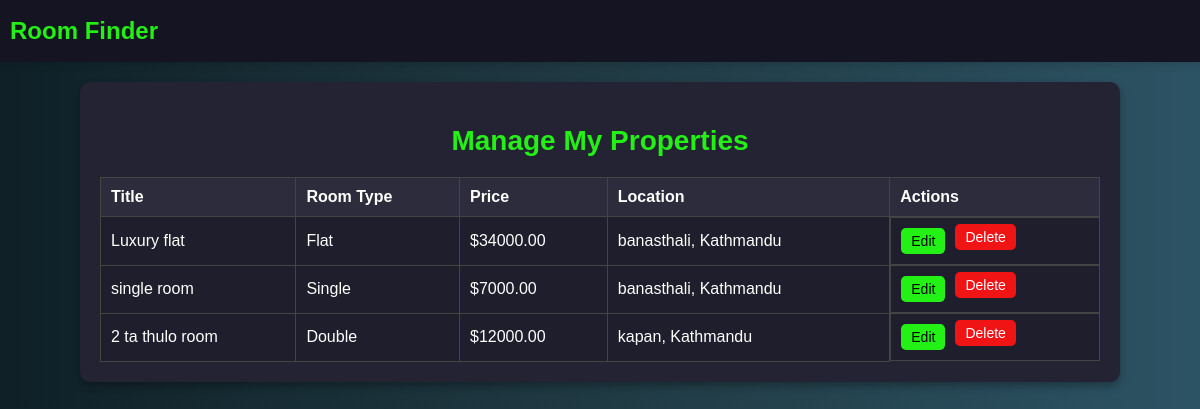
The page /landlord/manage-rooms/ (signed in) on the database as committed earlier.
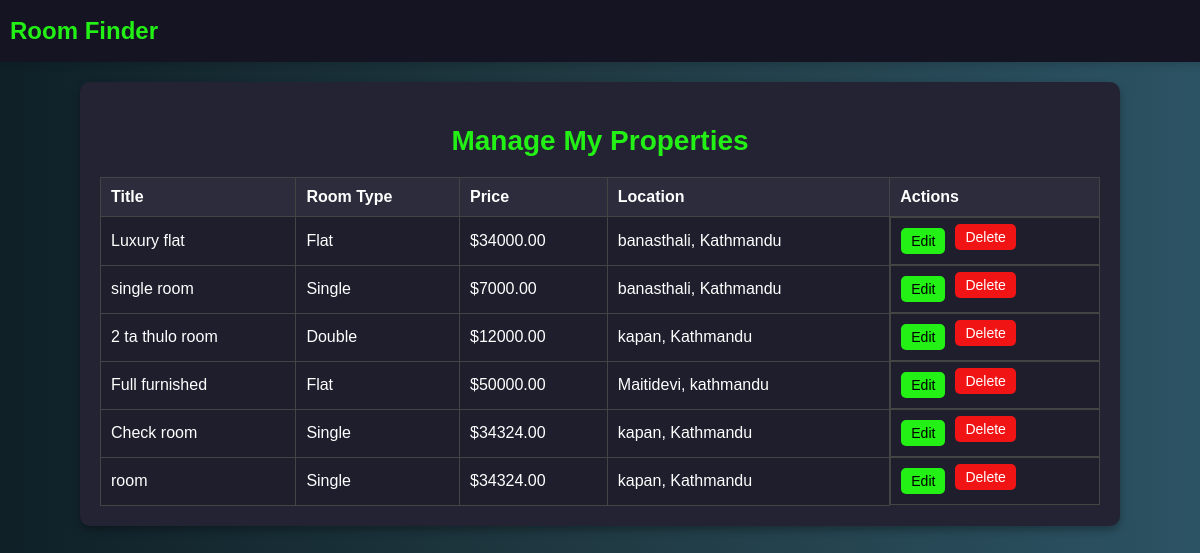
The same page on the database as committed later.
### Landlord/models.py (models this page shows, shortened)
class Room(models.Model):
    ROOM_TYPE = [
        ('Single', 'Single'),
        ('Double', 'Double'),
        ('Flat', 'Flat'),
    ]
    owner = models.ForeignKey(User, on_delete=models.CASCADE, null=True)
    title = models.CharField(max_length=255)
    price = models.DecimalField(max_digits=10, decimal_places=2)
    location = models.CharField(max_length=255)
    description = models.TextField()
    room_type = models.CharField(choices=ROOM_TYPE, max_length=10, null=True, default="Single")
    is_available = models.BooleanField(default=True)
    image = models.ManyToManyField('RoomImage', related_name='rooms')

### Landlord/views.py (the view)
# urls.py: path('manage-rooms/', manage_rooms, name='manage_rooms'),
def manage_rooms(request):
    rooms = Room.objects.filter(owner=request.user)
    return render(request, 'manage_rooms.html', {'rooms': rooms})

### ROOM_FINDER/templates/manage_rooms.html (shortened to what this page needs)
<!DOCTYPE html>
<html lang="en">
<head>
</head>
<body>
    <header>
        <a href="{% url "landlord_home" %}" style="text-decoration:none;">
            <h1>Room Finder</h1>
        </a>
    </header>
    <div class="container">
        <h2>Manage My Properties</h2>
        {% if rooms %}
            <table>
                <thead>
                    <tr>
                        <th>Title</th>
                        <th>Room Type</th>
                        <th>Price</th>
                        <th>Location</th>
                        <th>Actions</th>
                    </tr>
                </thead>
                <tbody>
                    {% for room in rooms %}
                        <tr>
                            <td>{{ room.title }}</td>
                            <td>{{ room.room_type }}</td>
                            <td>${{ room.price }}</td>
                            <td>{{ room.location }}</td>
                            <td class="actions">
                                <a href="{% url 'edit_room' room.id %}" class="edit">Edit</a>
                                <form method="POST" action="{% url 'delete_room' room.id %}" style="display: inline;">
                                    <a href="#" class="delete" onclick="this.closest('form').submit(); return confirm('Are you sure you want to delete this room?');">Delete</a>
                                </form>
                            </td>
                        </tr>
                    {% endfor %}
                </tbody>
            </table>
        {% else %}
            <p>No properties listed yet.</p>
        {% endif %}
    </div>
</body>
</html>

### ROOM_FINDER/templates/manage_rooms.html (style rules this page uses)
body { font-family: 'Arial', sans-serif; background: linear-gradient(to right, #0f2027, #203a43, #2c5364); color: white; margin: 0; padding: 0; }
header { width: 100%; background: #141423; box-shadow: 0 4px 6px rgba(0, 0, 0, 0.1); display: flex; justify-content: space-between; align-items: center; padding:1px 10px; position: sticky; top: 0; z-index: 10; }
header h1 { color: #23f014; font-size: 24px; }
.container { max-width: 1000px; margin: 20px auto; background: #232334; padding: 20px; border-radius: 10px; box-shadow: 0 4px 8px rgba(0, 0, 0, 0.3); }
h2 { text-align: center; color: #23f014; font-size: 28px; margin-bottom: 20px; }
table { width: 100%; border-collapse: collapse; margin-top: 20px; }
th, td { border: 1px solid #444; padding: 10px; text-align: left; }
th { background: #2c2c3c; }
td { background: #1e1e2d; }
.actions { display: flex; gap: 10px; }
.edit, .delete { padding: 5px 10px; text-decoration: none; font-size: 14px; border-radius: 5px; cursor: pointer; }
.edit { background: #23f014; color: black; }
.delete { background: #f01414; color: white; }

Rows that differ between the two databases and show on the page:
added Room: title "Full furnished", room_type "Flat", price "50000.00", location "Maitidevi, kathmandu"
added Room: title "Check room", room_type "Single", price "34324.00", location "kapan, Kathmandu"
added Room: title "room", room_type "Single", price "34324.00", location "kapan, Kathmandu"
